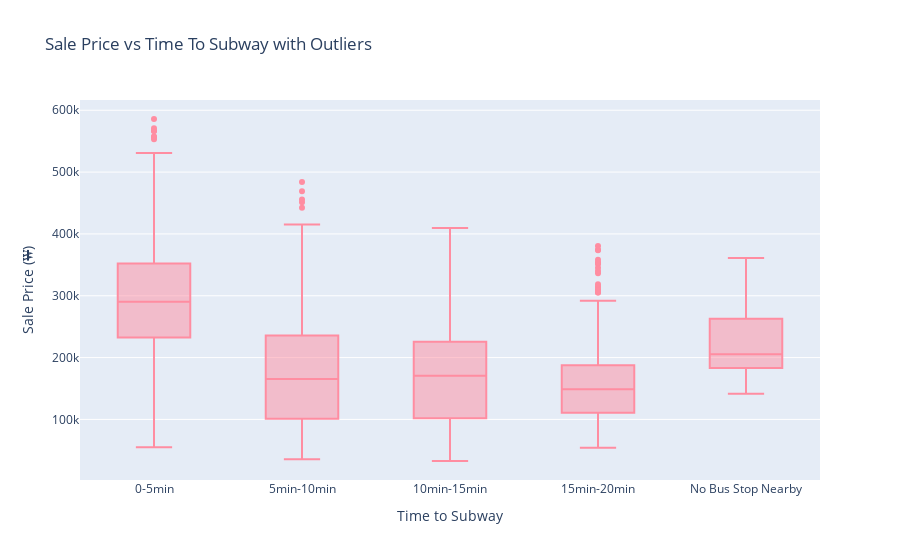

Write notebook code for a chart like this one.
### Markdown cell above
**Analysis:** This bar chart shows the average sale price based on different hallway types. Interestingly, properties with a Terraced hallway type tend to have the highest average prices, followed by Mixed, and then Corridor types. This suggests that hallway design might be associated with overall building quality or unit appeal, with terraced layouts possibly being more desirable or premium. It’s a good reminder to consider even architectural details when analysing property value.

### Code cell
# Box plot for SalePrice vs TimeToSubway's outliers:
# Order the TimeToSubway values:
time_order = ['0-5min', '5min-10min', '10min-15min', '15min-20min', 'No Bus Stop Nearby']

fig = px.box(
    df,
    x='TimeToSubway',
    y='SalePrice',
    title="Sale Price vs Time To Subway with Outliers",
    labels={'TimeToSubway': 'Time to Subway', 'SalePrice': 'Sale Price (₩)'},
    category_orders={'TimeToSubway': time_order}
)

fig.update_traces(marker_color='#FF8DA1')
fig.show()

### Figure 1 — Plotly figure (JSON) as saved in the notebook; plotly's stock layout.template omitted (floating-point values rounded to 4 significant figures; data arrays with more than 128 entries replaced by an {"elided": "..."} marker saying what was removed)
{"data": [{"alignmentgroup": "True", "hovertemplate": "Time to Subway=%{x}<br>Sale Price (₩)=%{y}<extra></extra>", "legendgroup": "", "marker": {"color": "#FF8DA1"}, "name": "", "notched": false, "offsetgroup": "", "orientation": "v", "showlegend": false, "type": "box", "x": {"elided": "2701 str values"}, "x0": " ", "xaxis": "x", "y": {"elided": "2701 int values"}, "y0": " ", "yaxis": "y"}], "layout": {"boxmode": "group", "legend": {"tracegroupgap": 0}, "title": {"text": "Sale Price vs Time To Subway with Outliers"}, "xaxis": {"anchor": "y", "categoryarray": ["0-5min", "5min-10min", "10min-15min", "15min-20min", "No Bus Stop Nearby"], "categoryorder": "array", "domain": [0, 1], "title": {"text": "Time to Subway"}}, "yaxis": {"anchor": "x", "domain": [0, 1], "title": {"text": "Sale Price (₩)"}}}}
